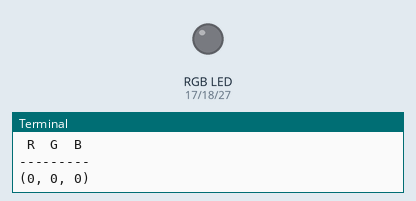
Bench run of a program on a simulated Raspberry Pi (BCM pin numbers). Parts: an RGB LED mixed from three pins (HIGH = lit), the last lines printed to the terminal. Dim RGB values are drawn brighter than linear.

Above: at 0.1 s.
At 4.9 s:
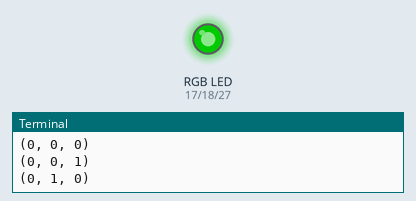
At 10.02 s:
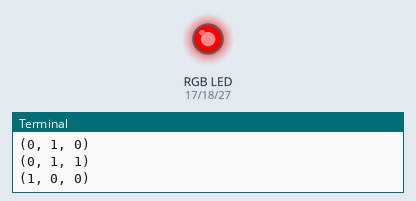
At 19.91 s:
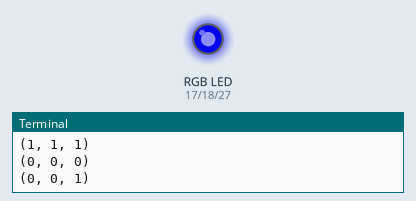
At 29.84 s:
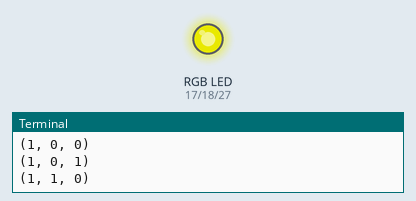
At 39.74 s:
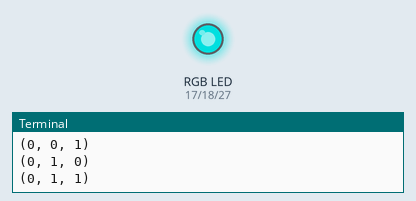
Timing chart, 0 to 40.0 s (numbered marks = the images above):
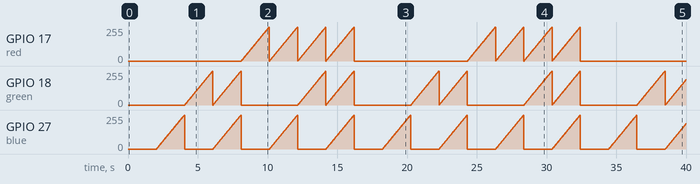

Measured:
- by itself, GPIO 18 (green): moves between 0/255 and 255/255, repeating every 8.1 s
- by itself, GPIO 27 (blue): ramps from 0/255 to 255/255 and jumps back, once every 4.1 s

The program:

RGB_nested_for_loop.py
```python
import random, time
import RPi.GPIO as GPIO

# Set GPIO to Broadcom system and set RGB Pin numbers
RUNNING = True
GPIO.setmode(GPIO.BCM)
red = 17
green = 18
blue = 27

# Set pins to output mode
GPIO.setup(red, GPIO.OUT)
GPIO.setup(green, GPIO.OUT)
GPIO.setup(blue, GPIO.OUT)

Freq = 100 #Hz

# Setup all the LED colors with an initial
# duty cycle of 0 which is off
RED = GPIO.PWM(red, Freq)
RED.start(0)
GREEN = GPIO.PWM(green, Freq)
GREEN.start(0)
BLUE = GPIO.PWM(blue, Freq)
BLUE.start(0)

# Define a simple function to turn on the LED colors
def color(R, G, B, on_time):
    # Color brightness range is 0-100%
    RED.ChangeDutyCycle(R)
    GREEN.ChangeDutyCycle(G)
    BLUE.ChangeDutyCycle(B)
    time.sleep(on_time)

    # Turn all LEDs off after on_time seconds
    RED.ChangeDutyCycle(0)
    GREEN.ChangeDutyCycle(0)
    BLUE.ChangeDutyCycle(0)

print("Light It Up!")
print("Press CTRL + C to quit.\n")
print(" R  G  B\n---------")

# Main loop
try:
    while RUNNING:
        for x in range(0,2):
            for y in range(0,2):
                for z in range(0,2):
                    print (x,y,z)
                    # Slowly ramp up power percentage of each active color
                    for i in range(0,101):
                        color((x*i),(y*i),(z*i), .02)  #fun call

# If CTRL+C is pressed the main loop is broken
except KeyboardInterrupt:
    RUNNING = False
    print "\Quitting"

# Actions under 'finally' will always be called
# regardless of what stopped the program
finally:
    # Stop and cleanup so the pins
    # are available to be used again
    GPIO.cleanup()
```
